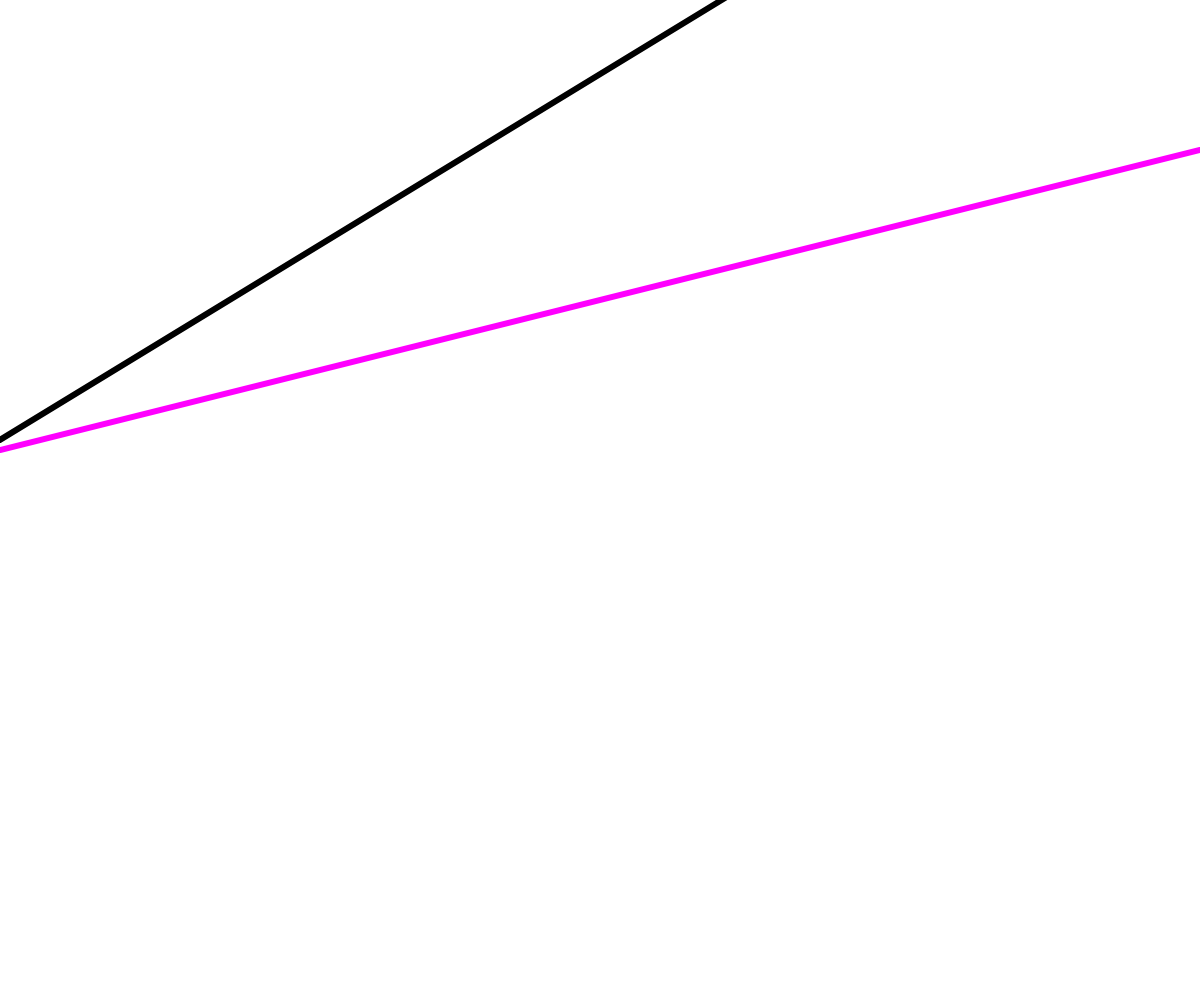
Frame 1 (no input)
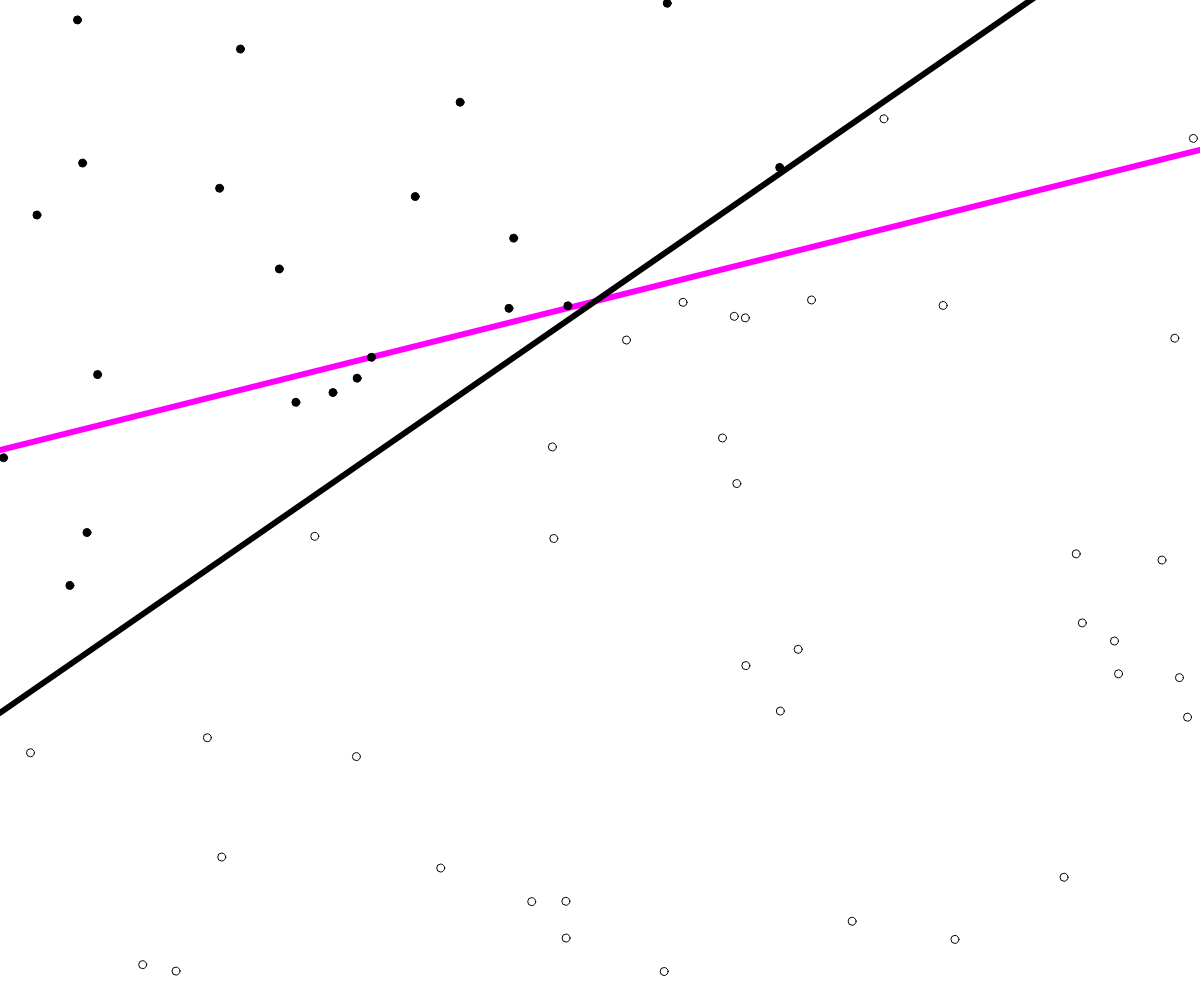
Frame 60 (no input)
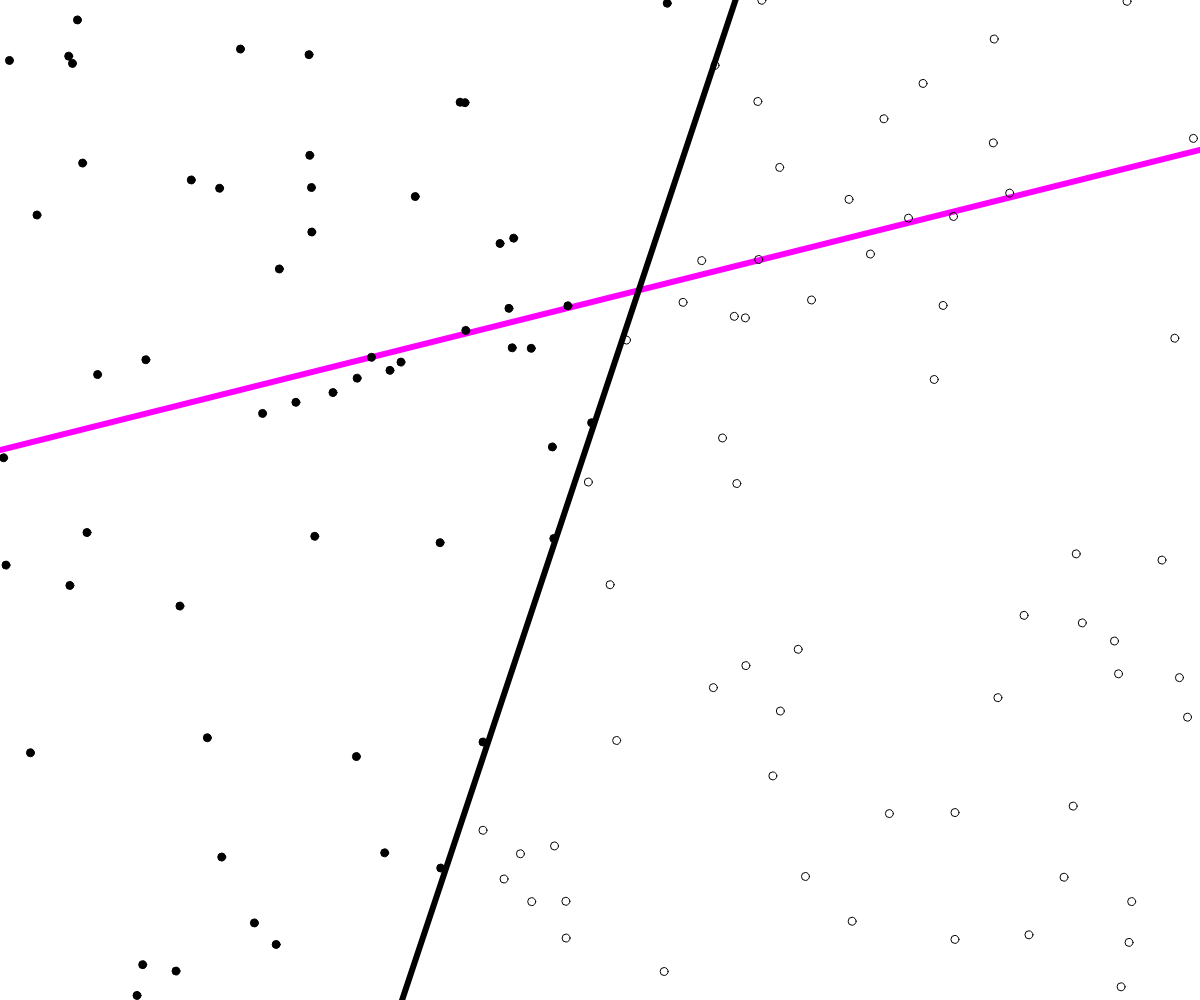
Frame 120 (the mouse pressed at the canvas centre since frame 60)

The p5.js sketch that drew these frames (run headless with seeded random() and noise() and a simulated clock; from frame 60 on, the mouse is pressed at the canvas centre):

// p5.js sketch
// ── sketch.js
// Simple Perceptron Example
// See: http://en.wikipedia.org/wiki/Perceptron

// Code based on text "Artificial Intelligence", George Luger
// Code based on book "The Nature Of Code", Daniel Shiffman

let training = new Array (2000);
let perceptron;
let count = 0;
let xmin, ymin, xmax, ymax;

function f(x){
  // y = m*x+b;
  let y = 0.3 * x + 0.4;
  return y;
}

function setup(){
  xmin = ymin = -1;
  xmax = ymax = 1;

  console.log(xmin, ymin);
  createCanvas(windowWidth, windowHeight);
  perceptron = new Perceptron(3, 0.00666);

  for(let i = 0; i < training.length; i++){
    let x = random(xmin, xmax);
    let y = random(ymin, ymax);
    let answer = 1;
    if(y < f(x)){
      answer = -1;
    }
    training[i] = {
      input:[x, y, 1],
      output: answer
    };
  }
}

function draw(){
  background(255);

  // Draw the target line
  showTargetLine();

  // Draw the line based on the current weights
  showTrainingLine();

  //Draw the points on the fly.
  showPoints();

  //Train the "Brain"
  perceptron.train(training[count].input, training[count].output);
  count = (count + 1) % training.length;
}

function showTargetLine(){
  strokeWeight(6);
  stroke(255, 0, 255);
  let x1 = map(xmin, xmin, xmax, 0, width);
  let y1 = map(f(xmin), ymin, ymax, height, 0);
  let x2 = map(xmax, xmin, xmax, 0, width);
  let y2 = map(f(xmax), ymin, ymax, height, 0);
  line(x1, y1, x2, y2);
}

function showTrainingLine(){
  // Formula is weights[0]*x + weights[1]*y + weights[2] = 0
  stroke(0);
  strokeWeight(6);
  let weights = perceptron.getWeights();
  let x1 = xmin;
  let y1 = (-weights[2] - weights[0] * x1) / weights[1];
  let x2 = xmax;
  let y2 = (-weights[2] - weights[0] * x2) / weights[1];

  x1 = map(x1, xmin, xmax, 0, width);
  y1 = map(y1, ymin, ymax, height, 0);
  x2 = map(x2, xmin, xmax, 0, width);
  y2 = map(y2, ymin, ymax, height, 0);
  line(x1, y1, x2, y2);
}

function showPoints(){
  for(let i = 0; i < count; i++){
    stroke(0);
    strokeWeight(1);
    fill(0);
    let guess = perceptron.feedForward(training[i].input);
    if(guess > 0)
      noFill();

    let x = map(training[i].input[0], xmin, xmax, 0, width);
    let y = map(training[i].input[1], ymin, ymax, height, 0);
    ellipse(x, y, 8, 8);
  }
}

// ── perceptron.js
class Perceptron {

  constructor(weight,  learningConstant){
    this.weights = new Array (weight);

    for(let i = 0; i < this.weights.length; i++){
      this.weights[i] = random (-1, 1);
    }
    this.constant = learningConstant;
  }

  train(inputs, desired){
    let guess = this.feedForward(inputs);
    let error = desired - guess;
    for(let i = 0; i < this.weights.length; i++){
      this.weights[i] += this.constant * error * inputs[i];
    }
  }

  feedForward(inputs){
    let sum = 0;
    for(let i = 0; i < this.weights.length; i++){
      sum += inputs[i] * this.weights[i];
    }
    return this.activate(sum);
  }

  activate(sum){
    if (sum > 0)
      return 1;
    else
      return -1;
  }

  getWeights(){
    return this.weights;
  }
}
